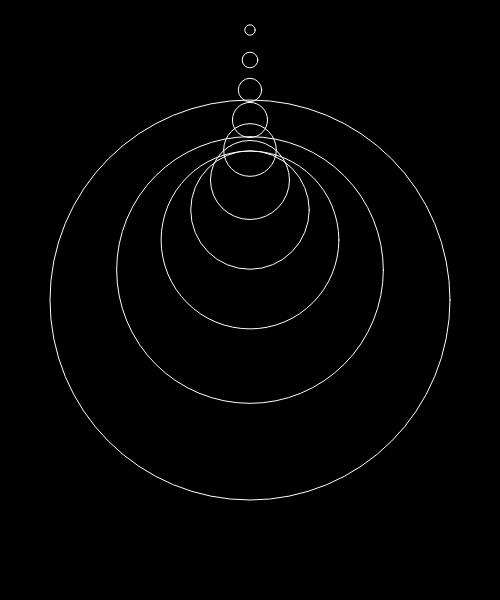
Frame 1 (no input)
Frame 2 (the mouse pressed at the canvas centre, redrawn once): identical to frame 1, image omitted

The p5.js sketch that drew this single still picture (run headless with seeded random() and noise() and a simulated clock; the mouse was pressed at the canvas centre and the sketch redrawn once):

// p5.js sketch
// ── sketch.js
function setup() {
  createCanvas(500, 600);
  background(0);
  noFill();
  stroke(255);
  drawCircle(width / 2, height / 2, 400);
}

function draw() {
  noLoop();
}

function drawCircle(x, y, dia) {
  ellipse(x, y, dia, dia);

  dia = dia * 2 / 3;
  //recursive function
  if (dia > 10) { // give it an end! or it never ends and crushes.
    drawCircle(x, y - 30, dia);
  }
}
